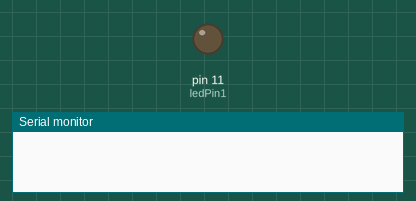
This sketch was run on a simulated Arduino Uno, built with avr-gcc and run on an emulated ATmega328P. Parts: output pins drawn as LEDs (lit = HIGH), the last lines printed to the serial monitor.

Above: at 0.1 s.
At 5.1 s:
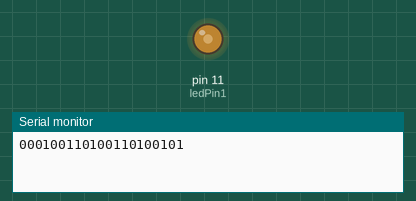
Timing chart, 0 to 6.6 s (numbered marks = the images above):
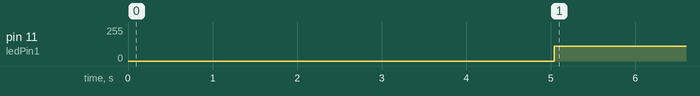

The sketch:

VLC_8bit_MAE.ino
```cpp
const int ledPin1 = 11;
const int ledPin2 = 10;
const int pwmWidth = 2;

byte data1[3] = {0xA8, 0x49, 0x27};
int counter1 = 0;
int *packet1;
int packet1Size = 21;
bool led1Status = false;

void initializeTimer()
{
  noInterrupts();
  TCCR1A = 0;
  TCCR1B = 0;
  TCNT1  = 0;

  int freq = 3000;
  int value = 16000000 / 256 /  freq / 2 ; // timer is 8 bits -> 256 values

  OCR1A = value;            // compare match register 16MHz/256/2Hz
  TCCR1B |= (1 << WGM12);   // CTC mode
  TCCR1B |= (1 << CS12);    // 256 prescaler
  TIMSK1 |= (1 << OCIE1A);  // enable timer compare interrupt
  interrupts();             // enable all interrupts
}

ISR(TIMER1_COMPA_vect)
{
 if(counter1 < packet1Size)
  {
    if(packet1[counter1] == 1 && led1Status == false)
    {
      led1Status = true;
      digitalWrite(ledPin1,led1Status);
    }

    if(packet1[counter1] == 0 && led1Status == true)
    {
      led1Status = false;
      digitalWrite(ledPin1,led1Status);
    }
  }

  counter1++;
  if(counter1 == packet1Size)
  {
    counter1 = 0;
  }
}

byte parity(byte x)
{
   byte y;
   y = x ^ (x >> 1);
   y = y ^ (y >> 2);
   y = y ^ (y >> 4);
   y = y ^ (y >> 8);
   y = y ^ (y >>16);
   return y & 1;
}

void makePacket1()
{
  packet1 = (int*) malloc(packet1Size * sizeof(int));
  int i=0,j=0;
  while(i<8)
  {
    if(j<3)
    {
      packet1[j++] = 0;
      continue;
    }

    byte tmp = (data1[1]) & (0x80>>i);
    if(tmp == 0)
    {
      packet1[j++] = 1; //part 1 of data
      packet1[j++] = 0; //part 2 of data
      i++;
    }
    else
    {
      packet1[j++] = 0; //part 1 of data
      packet1[j++] = 1; //part 2 of data
      i++;
    }

    if(i==8)
    {
      if(parity(data1) == 1)
      {
        packet1[j++] = 0; //part 1 of parity
        packet1[j++] = 1; //part 2 of parity
      }
      else
      {
        packet1[j++] = 1; //part 1 of parity
        packet1[j++] = 0; //part 2 of parity
      }
    }
  }
}

void printPacket()
{
  int i=0;
  while(i<packet1Size)
  {
    Serial.print(packet1[i]);
    i++;
  }
}

void setup()
{
  makePacket1();
  pinMode(ledPin1, OUTPUT);
  Serial.begin(115200);
  delay(5000);
  printPacket();
  initializeTimer();
}

void loop(){}
```

Measured:
- by itself, pin 11 (ledPin1): 0/255 → 109/255 at 5.0 s
